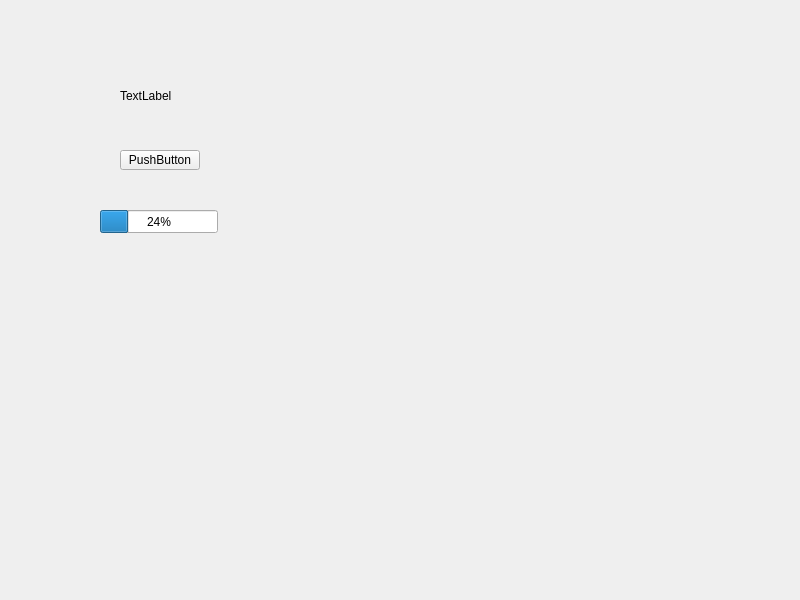
<?xml version="1.0" encoding="UTF-8"?>
<ui version="4.0">
 <class>Widget</class>
 <widget class="QWidget" name="Widget">
  <property name="geometry">
   <rect>
    <x>0</x>
    <y>0</y>
    <width>800</width>
    <height>600</height>
   </rect>
  </property>
  <property name="windowTitle">
   <string>Widget</string>
  </property>
  <widget class="QPushButton" name="pushButton">
   <property name="geometry">
    <rect>
     <x>120</x>
     <y>150</y>
     <width>80</width>
     <height>20</height>
    </rect>
   </property>
   <property name="text">
    <string>PushButton</string>
   </property>
  </widget>
  <widget class="QLabel" name="label">
   <property name="geometry">
    <rect>
     <x>120</x>
     <y>90</y>
     <width>54</width>
     <height>12</height>
    </rect>
   </property>
   <property name="text">
    <string>TextLabel</string>
   </property>
  </widget>
  <widget class="QProgressBar" name="progressBar">
   <property name="geometry">
    <rect>
     <x>100</x>
     <y>210</y>
     <width>118</width>
     <height>23</height>
    </rect>
   </property>
   <property name="value">
    <number>24</number>
   </property>
  </widget>
 </widget>
 <resources/>
 <connections/>
</ui>
